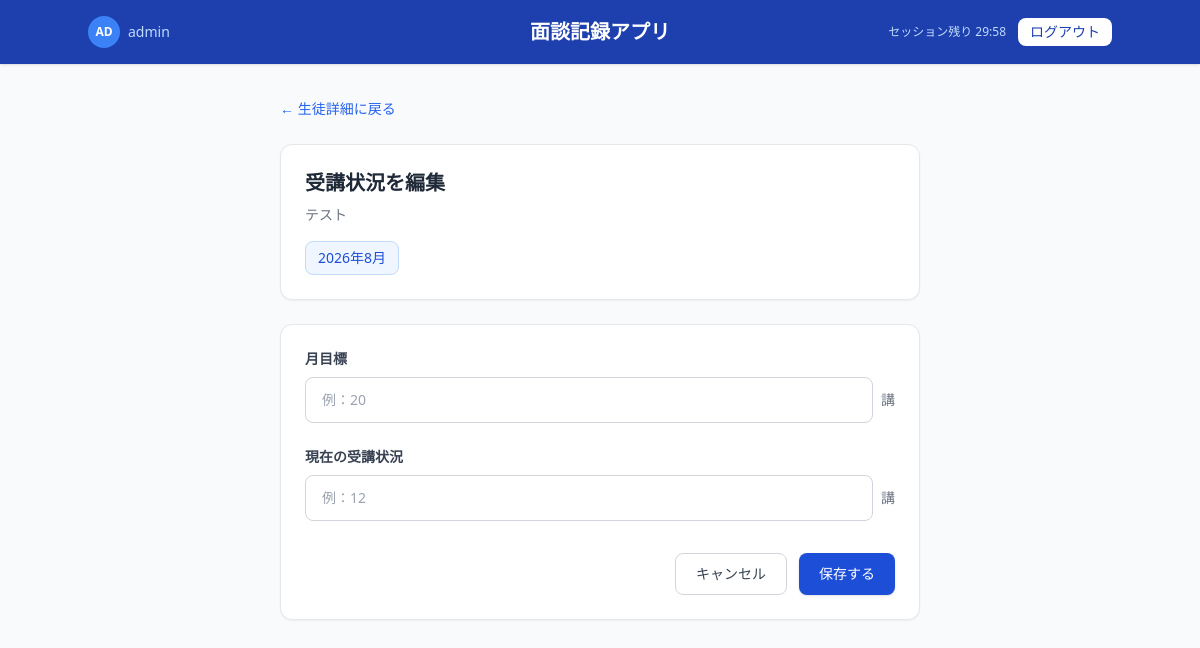
Page /edit_progress/2 (signed in) on the committed database.
### app.py (models this page shows, shortened)
class User(UserMixin, db.Model):
    id = db.Column(db.Integer, primary_key=True)
    code = db.Column(db.String(50), unique=True, nullable=False)
    password_hash = db.Column(db.String(200), nullable=False)
    is_admin = db.Column(db.Boolean, default=False)

class Student(db.Model):
    id = db.Column(db.Integer, primary_key=True)
    name = db.Column(db.String(100), nullable=False)
    grade = db.Column(db.String(50), nullable=False)
    school = db.Column(db.String(100), nullable=False)
    records = db.relationship('Record', backref='student', lazy=True)

### app.py (the view, shortened to what this page needs)
@app.route('/edit_progress/<int:student_id>', methods=['GET', 'POST'])
@login_required
def edit_progress(student_id):
    student = Student.query.get_or_404(student_id)
    month = request.args.get('month')
    if not month:
        month = datetime.now().strftime('%Y-%m')
    progress = MonthlyProgress.query.filter_by(
        student_id=student_id,
        month=month
    ).first()
    if not progress:
        progress = MonthlyProgress(
            student_id=student_id,
            month=month
        )
    return render_template(
        'edit_progress.html',
        student=student,
        progress=progress,
        month=month
    )

### app.py (called while the page is built)
@login_manager.user_loader
def load_user(user_id):
    return User.query.get(int(user_id))

### templates/edit_progress.html (shortened to what this page needs)
<!DOCTYPE html>
<html lang="ja">
<head>
    <script src="https://cdn.tailwindcss.com"></script>
</head>
<body class="bg-gray-50 min-h-screen">
    <header class="bg-blue-800 text-white px-6 py-4 shadow">
        <div class="flex items-center justify-between max-w-5xl mx-auto">
            <div class="flex items-center gap-3">
                <a href="/change_password" class="flex items-center gap-2 hover:opacity-80">
                    <div class="w-8 h-8 rounded-full bg-blue-500 flex items-center justify-center text-xs font-semibold">
                        {{ current_user.code[:2].upper() }}
                    </div>
                    <span class="text-sm text-blue-200">
                        {{ current_user.code }}
                    </span>
                </a>
            </div>
            <h1 class="text-xl font-semibold absolute left-1/2 transform -translate-x-1/2">
                面談記録アプリ
            </h1>
            <div class="flex items-center gap-3">
                <span id="session-timer" class="text-xs text-blue-200"></span>
                <a href="/logout"
                   class="text-sm bg-white text-blue-800 px-3 py-1 rounded-lg hover:bg-blue-50 transition font-medium">
                    ログアウト
                </a>
            </div>
        </div>
    </header>
    <main class="max-w-2xl mx-auto px-4 py-8">
        <a href="/student/{{ student.id }}?month={{ month }}"
           class="text-blue-600 text-sm hover:underline">
            ← 生徒詳細に戻る
        </a>
        <div class="bg-white rounded-xl shadow-sm border border-gray-200 p-6 mt-6">
            <h2 class="text-xl font-semibold text-gray-800">
                受講状況を編集
            </h2>
            <p class="text-sm text-gray-500 mt-2">
                {{ student.name }}
            </p>
            <div class="mt-4 inline-block bg-blue-50 border border-blue-200 text-blue-700 px-3 py-1.5 rounded-lg text-sm font-medium">
                {{ month[:4] }}年{{ month[5:7]|int }}月
            </div>
        </div>
        <form method="POST"
              class="bg-white rounded-xl shadow-sm border border-gray-200 p-6 mt-6">
            <div class="mb-6">
                <label for="monthly_goal"
                       class="block text-sm font-semibold text-gray-700 mb-2">
                    月目標
                </label>
                <div class="flex items-center gap-2">
                    <input
                        type="number"
                        id="monthly_goal"
                        name="monthly_goal"
                        step="0.5"
                        min="0"
                        value="{{ progress.monthly_goal if progress.monthly_goal is not none else '' }}"
                        placeholder="例：20"
                        class="w-full border border-gray-300 rounded-lg px-4 py-3 text-sm
                               focus:outline-none focus:ring-2 focus:ring-blue-500 focus:border-blue-500"
                    >
                    <span class="text-sm text-gray-500 whitespace-nowrap">
                        講
                    </span>
                </div>
            </div>
            <div class="mb-8">
                <label for="current_progress"
                       class="block text-sm font-semibold text-gray-700 mb-2">
                    現在の受講状況
                </label>
                <div class="flex items-center gap-2">
                    <input
                        type="number"
                        id="current_progress"
                        name="current_progress"
                        step="0.5"
                        min="0"
                        value="{{ progress.current_progress if progress.current_progress is not none else '' }}"
                        placeholder="例：12"
                        class="w-full border border-gray-300 rounded-lg px-4 py-3 text-sm
                               focus:outline-none focus:ring-2 focus:ring-emerald-500 focus:border-emerald-500"
                    >
                    <span class="text-sm text-gray-500 whitespace-nowrap">
                        講
                    </span>
                </div>
            </div>
            <div class="flex justify-end gap-3">
                <a
                    href="/student/{{ student.id }}?month={{ month }}"
                    class="px-5 py-2.5 rounded-lg border border-gray-300 text-sm
                           text-gray-700 hover:bg-gray-50 transition font-medium"
                >
                    キャンセル
                </a>
                <button
                    type="submit"
                    class="bg-blue-700 text-white px-5 py-2.5 rounded-lg text-sm
                           hover:bg-blue-800 transition font-medium shadow"
                >
                    保存する
                </button>
            </div>
        </form>
    </main>
</body>
</html>

### rows in the picture
User: code "AD", code "admin"
Student: name "テスト"

### other values in the picture
{{ month[:4] }} "2026"
{{ month[5:7]|int }} "8"
